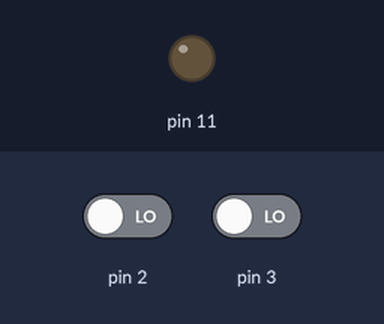
Simulated run of this sketch. Board: Arduino Uno, built with avr-gcc and run on an emulated ATmega328P. On the bench: output pins drawn as LEDs (lit = HIGH). The inputs (shaded band) are chosen by the test bench; at power-on: pin 2 LOW, pin 3 LOW.

Above: at 1.2 s.
1.3 s: pin 2 driven HIGH
At 4.2 s:
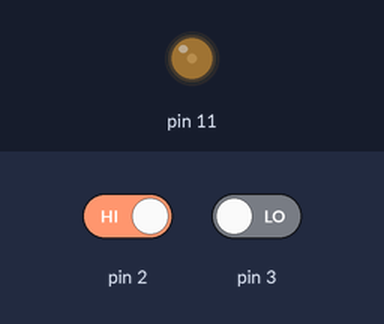
4.3 s: pin 2 driven LOW
At 5.2 s:
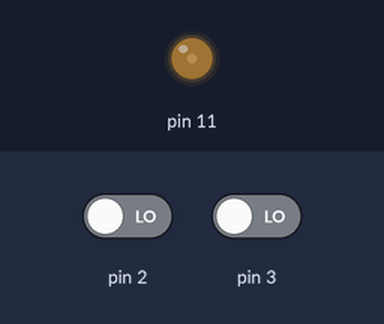
5.8 s: pin 2 driven HIGH
At 8.65 s:
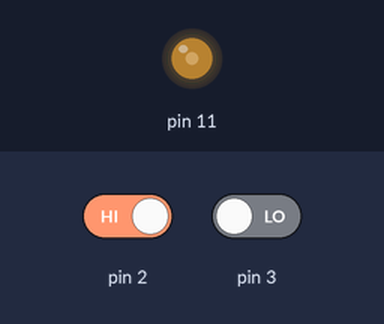
8.8 s: pin 3 driven HIGH
11.8 s: pin 3 driven LOW
Timing chart, 0 to 18.8 s (numbered marks = the images above; inputs shaded):
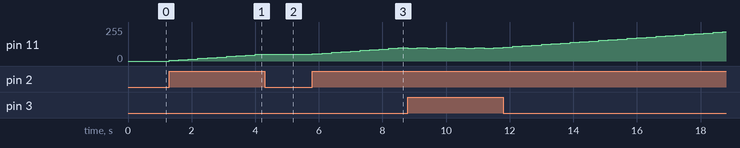

The sketch:

pwm-fade-light.ino
```cpp
int a=0;

void setup() {
  // put your setup code here, to run once:

 pinMode(11,OUTPUT);
  pinMode(2,INPUT);
   pinMode(3,INPUT);

}

void loop() {
  // put your main code here, to run repeatedly:

if(digitalRead(2)==HIGH)
{
     a=a+5;


     if(a>=255)
{
a=255;
}
 analogWrite(11,a);
   delay (300);
}

if(digitalRead(3)==HIGH)
{
      a=a-5;
     if(a<=0)
     {
      a=0;
     }
   analogWrite(11,a);
   delay (300);
   }
  else
  {
    analogWrite(11,a);
  }
  }
```

Measured:
- after the input at 1.3 s, pin 11: moves from 0/255 to 50/255 over 2.7 s, starting at once
- after the input at 4.3 s, pin 11: stays 50/255 (without the input it goes to 55/255 after 0.00 s)
- after the input at 5.8 s, pin 11: moves from 50/255 to 100/255 over 2.7 s, starting at once
